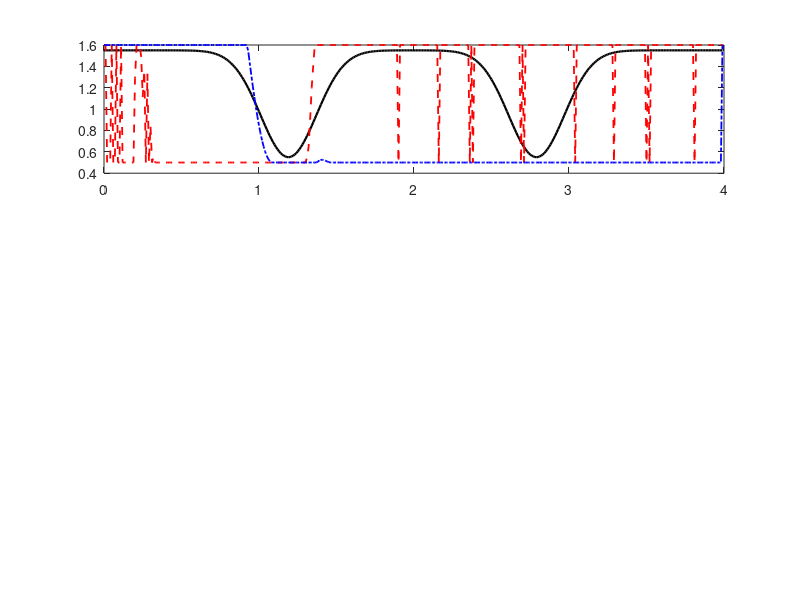

Source code (MATLAB): (Note: this script raises an error after producing the figure.)
function demo_ekf_rts_torque_measurement()
    % EKF + RTS smoother demo (torque as measurement, theta as state)
    % model: tau = I*ddtheta + c*dtheta - Tac + m*g*L2*cos(theta-phi) + M*g*L1*cos(theta)

    %% 0) Settings & constants
    rng(0);
    N  = 400;                 % steps
    dt = 0.01;                % sample time
    t  = (0:N - 1)' * dt;

    c   = 10;
    m   = 5.0;
    M   = 22.9819;
    g   = 9.81;
    L1  = 0.345;
    L2  = 0.756835;
    phi = 0.950692;
    I   = m * L2^2 + (4 * M * L1^2) / 3;
    Tac = 0;                  % no actuation

    % angle limits (user gave 1.6, 0.5 in reverse order)
    tmp = sort([1.6, 0.5]);   % ensure lb <= ub
    theta_lb = tmp(1);
    theta_ub = tmp(2);

    %% 1) Make W-shaped truth (only for validation)
    [theta_true, dtheta_true, ddtheta_true] = make_W_theta(t, 0.18, theta_lb, theta_ub, 1.0);
    tau_true = I * ddtheta_true + c * dtheta_true ...
             + m * g * L2 * cos(theta_true - phi) + M * g * L1 * cos(theta_true) - Tac;
    tau = tau_true + 2.0 * randn(N, 1);    % noisy torque measurement

    %% 2) EKF forward pass
    % state x = [theta; dtheta]
    x_est = [(theta_lb + theta_ub) / 2; 0];
    P     = diag([0.05^2, 1.0^2]);

    Q = diag([1e-5, 1e-3]);   % process noise
    R = 4.0;                  % torque measurement noise variance

    x_fwd  = zeros(2, N);
    P_fwd  = zeros(2, 2, N);
    x_pred = zeros(2, N);
    P_pred = zeros(2, 2, N);

    for k = 1:N
        if k == 1
            xk = x_est;
            Pk = P;
            tau_prev = tau(1);
        else
            xk = x_fwd(:, k - 1);
            Pk = P_fwd(:, :, k - 1);
            tau_prev = tau(k - 1);
        end

        % ---- Predict (Euler integration of dynamics) ----
        th  = xk(1);
        dth = xk(2);
        ddth = (tau_prev + Tac - c * dth ...
                - m * g * L2 * cos(th - phi) - M * g * L1 * cos(th)) / I;

        xk_pred = [th + dth * dt
                   dth + ddth * dt];

        dddth_dth = (m * g * L2 * sin(th - phi) + M * g * L1 * sin(th)) / I;
        dddth_dd  = (-c) / I;
        F = [1,           dt
             dddth_dth * dt, 1 + dddth_dd * dt];

        Pk_pred = F * Pk * F' + Q;

        % ---- Update with torque measurement ----
        yk = tau(k);
        thp  = xk_pred(1);
        dthp = xk_pred(2);
        h    = c * dthp + m * g * L2 * cos(thp - phi) + M * g * L1 * cos(thp) - Tac;
        dh_dth = -m * g * L2 * sin(thp - phi) - M * g * L1 * sin(thp);
        dh_dd  =  c;
        H = [dh_dth, dh_dd];

        S = H * Pk_pred * H' + R;
        K = (Pk_pred * H') / S;
        xk_upd = xk_pred + K * (yk - h);
        Pk_upd = (eye(2) - K * H) * Pk_pred;

        % angle bounds projection
        xk_upd(1) = min(max(xk_upd(1), theta_lb), theta_ub);

        % store
        x_pred(:, k) = xk_pred;
        P_pred(:, :, k) = Pk_pred;
        x_fwd(:, k)  = xk_upd;
        P_fwd(:, :, k)  = Pk_upd;
    end

    %% 3) RTS smoother (backward)
    x_smooth = x_fwd;
    P_smooth = P_fwd;
    for k = N - 1:-1:1
        th  = x_fwd(1, k);
        dth = x_fwd(2, k);
        dddth_dth = (m * g * L2 * sin(th - phi) + M * g * L1 * sin(th)) / I;
        dddth_dd  = (-c) / I;
        Fk = [1,           dt
              dddth_dth * dt, 1 + dddth_dd * dt];
        Ck = P_fwd(:, :, k) * Fk' / P_pred(:, :, k + 1);
        x_smooth(:, k)   = x_fwd(:, k) + Ck * (x_smooth(:, k + 1) - x_pred(:, k + 1));
        P_smooth(:, :, k) = P_fwd(:, :, k) + Ck * (P_smooth(:, :, k + 1) - P_pred(:, :, k + 1)) * Ck.';
        x_smooth(1, k) = min(max(x_smooth(1, k), theta_lb), theta_ub);
    end

    %% 4) Report & plots
    theta_ekf = x_fwd(1, :)';
    dtheta_ekf = x_fwd(2, :)';
    theta_rts = x_smooth(1, :)';
    dtheta_rts = x_smooth(2, :)';

    rmse_ekf = sqrt(mean((theta_ekf - theta_true).^2));
    rmse_rts = sqrt(mean((theta_rts - theta_true).^2));
    fprintf('RMSE(theta): EKF=%.4f  RTS=%.4f (rad)\n', rmse_ekf, rmse_rts);

    figure('Color', 'w', 'Position', [100 80 1100 820]);
    subplot(3, 1, 1);
    plot(t, theta_true, 'k-', 'LineWidth', 1.6);
    hold on;
    plot(t, theta_ekf, 'r--', 'LineWidth', 1.3);
    plot(t, theta_rts, 'b-.', 'LineWidth', 1.3);
    yline(theta_lb, 'b:', 'lb');
    yline(theta_ub, 'b:', 'ub');
    xlabel('Time (s)');
    ylabel('\theta (rad)');
    legend('\theta true', 'EKF', 'RTS smooth', 'Location', 'best');
    title('\theta estimation (torque-only, Tac=0)');

    subplot(3, 1, 2);
    plot(t, tau, 'k-', 'LineWidth', 1.0);
    hold on;
    plot(t, c * dtheta_rts + m * g * L2 * cos(theta_rts - phi) + M * g * L1 * cos(theta_rts) - Tac, ...
         'r--', 'LineWidth', 1.0);
    xlabel('Time (s)');
    ylabel('Torque (N·m)');
    legend('measured \tau', 'h(x_{RTS})', 'Location', 'best');
    title('Torque measurement vs h(x)');

    subplot(3, 1, 3);
    plot(t, dtheta_true, 'k--', 'LineWidth', 1.0);
    hold on;
    plot(t, dtheta_ekf, 'r-', 'LineWidth', 1.0);
    plot(t, dtheta_rts, 'b-', 'LineWidth', 1.0);
    xlabel('Time (s)');
    ylabel('d\theta (rad/s)');
    legend('d\theta true', 'EKF', 'RTS', 'Location', 'best');
    title('Angular velocity');

    sgtitle('EKF + RTS with torque measurement');

end

% ===== helpers =====
function [theta_true, dtheta_true, ddtheta_true] = make_W_theta(t, w, theta_lb, theta_ub, ascl)
    N  = numel(t);
    dt = t(2) - t(1);
    t1 = t(round(N * 0.30));
    t2 = t(round(N * 0.70));
    g1 = exp(-0.5 * ((t - t1) / w).^2);
    g2 = exp(-0.5 * ((t - t2) / w).^2);
    r  = g1 + g2;
    r = (r - min(r)) / (max(r) - min(r) + eps);
    theta_peak   = theta_ub - 0.05;
    theta_valley = theta_lb + 0.05;
    amp = (theta_peak - theta_valley) * ascl;
    theta_true = theta_peak - amp * r;
    theta_true = min(max(theta_true, theta_lb), theta_ub);
    dtheta_true  = dtheta_from_theta(theta_true, dt);
    ddtheta_true = D2_operator(N, dt) * theta_true;
end

function dthN = dtheta_from_theta(th, dt)
    N = numel(th);
    dthN = zeros(N, 1);
    dthN(1)     = (th(2)   - th(1))   / dt;
    dthN(2:N - 1) = (th(3:N) - th(1:N - 2)) / (2 * dt);
    dthN(N)     = (th(N)   - th(N - 1)) / dt;
end

function D2 = D2_operator(N, dt)
    e  = ones(N, 1);
    D2 = spdiags([e -2 * e e], -1:1, N, N) / (dt^2);
end
